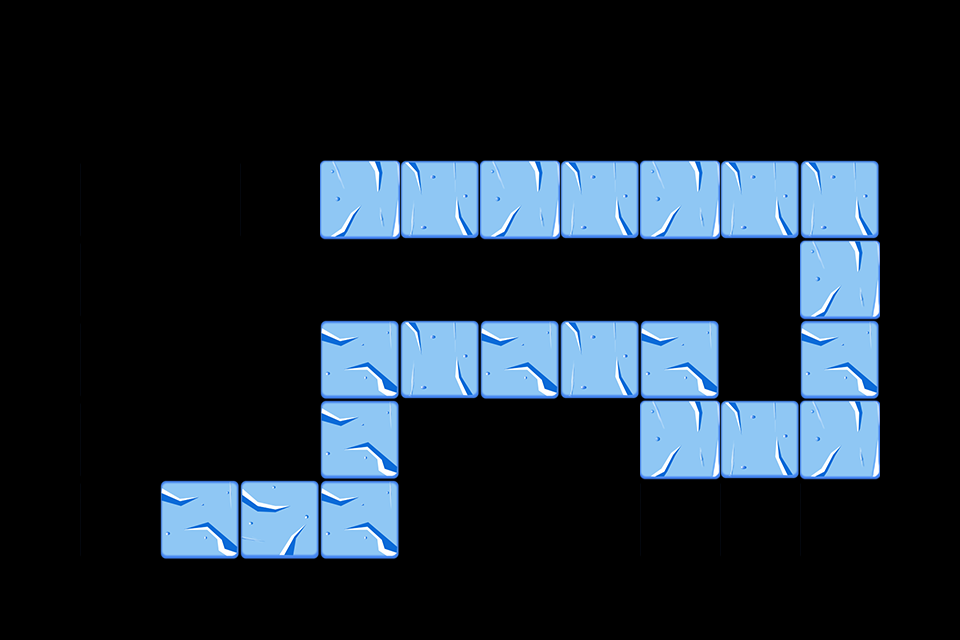

This is a level from a 2D game, rendered from its Tiled map with the project's own tilesets. A one-line summary and the map file follow, with tile-layer data summarised:
An orthogonal 12x8 tile map with 80x80 px tiles, 1 tile layer (path) and 29 objects (9x Tower, 8x path, 4x 9, 4x 10, 4x 11).

<map version="1.0" orientation="orthogonal" width="12" height="8" tilewidth="80" tileheight="80">
 <properties>
  <property name="style" value="1" />
 </properties>
 <tileset firstgid="1" name="tiled4" tilewidth="80" tileheight="80">
  <image source="tiled4.png" width="240" height="240" />
 </tileset>
 <layer name="path" width="12" height="8">
  <data>[96 cells, 30 non-empty, 7 distinct tile ids]</data>
 </layer>
 <objectgroup name="path" width="12" height="8">
  <object name="path" x="160" y="480" />
  <object name="path" x="320" y="480" />
  <object name="path" x="320" y="320" />
  <object name="path" x="640" y="320" />
  <object name="path" x="640" y="400" />
  <object name="path" x="800" y="400" />
  <object name="path" x="800" y="160" />
  <object name="path" x="320" y="160" />
  <object name="Reward" type="9" x="0" y="240" width="80" height="80" />
  <object name="Reward" type="10" x="160" y="240" width="80" height="80" />
  <object name="Reward" type="11" x="240" y="400" width="80" height="80" />
  <object name="Reward" type="9" x="400" y="400" width="80" height="80" />
  <object name="Reward" type="10" x="400" y="240" width="80" height="80" />
  <object name="Reward" type="11" x="640" y="240" width="80" height="80" />
  <object name="Reward" type="9" x="0" y="80" width="80" height="80" />
  <object name="Reward" type="10" x="160" y="80" width="80" height="80" />
  <object name="Reward" type="11" x="720" y="80" width="80" height="80" />
  <object name="Reward" type="9" x="560" y="400" width="80" height="80" />
  <object name="Reward" type="10" x="480" y="80" width="80" height="80" />
  <object name="Reward" type="11" x="880" y="240" width="80" height="80" />
  <object name="Tower" x="0" y="80" width="960" height="80" />
  <object name="Tower" x="0" y="160" width="80" height="240" />
  <object name="Tower" x="160" y="160" width="160" height="320" />
  <object name="Tower" x="320" y="240" width="480" height="80" />
  <object name="Tower" x="720" y="320" width="80" height="80" />
  <object name="Tower" x="400" y="400" width="240" height="160" />
  <object name="Tower" x="880" y="160" width="80" height="240" />
  <object name="Tower" x="80" y="160" width="80" height="320" />
  <object name="Tower" x="640" y="480" width="160" height="80" />
 </objectgroup>
</map>